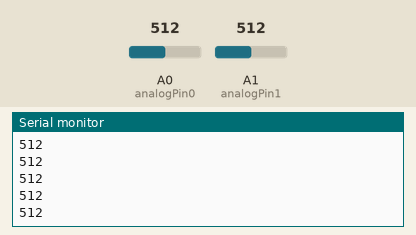
Recording of a sketch running on a simulated Arduino Uno, built with avr-gcc and run on an emulated ATmega328P. On the bench: the last lines printed to the serial monitor. Inputs (shaded band) come from the test bench; at power-on: A0 (analogPin0) = 512, A1 (analogPin1) = 512.

Above: at 1.2 s.
1.3 s: A0 (analogPin0) set to 716
At 1.32 s:
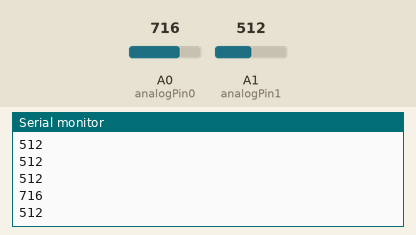
2.8 s: A1 (analogPin1) set to 306
At 2.82 s:
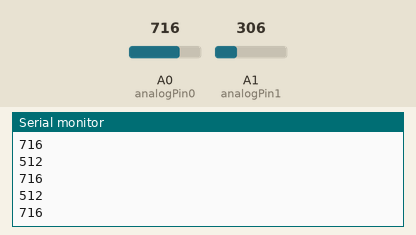
4.3 s: A0 (analogPin0) set to 900
At 4.33 s:
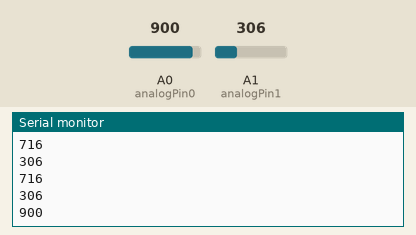
5.8 s: A1 (analogPin1) set to 122
At 5.84 s:
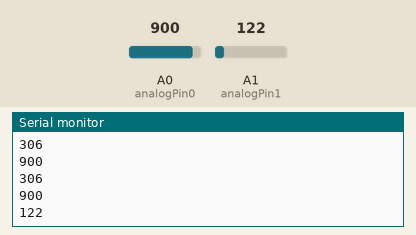
Timing chart, 0 to 8.3 s (numbered marks = the images above; inputs shaded):
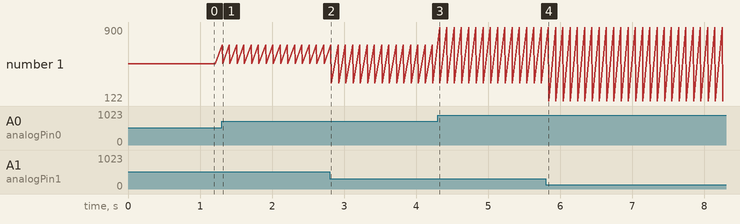

The sketch:

sketch_aug31a.ino
```cpp
int analogPin0 = 0;
int analogPin1 = 1;
int val0 = 0;
int val1 = 0;
char trans[20];

void setup() {
  // put your setup code here, to run once:
  Serial.begin(9800);
}

void loop() {
  // put your main code here, to run repeatedly:
  memset(trans, 0,20);
  char *json = &trans[0];
  val0 = analogRead(analogPin0);
  val1 = analogRead(analogPin1);
  Serial.println(val0);
  Serial.println(val1);
//  sprintf(json, "{\"val0\":%d, \"val1\":%d}", val0, val1);
//  Serial.println(json);
  delay(100);
}
```

Measured:
- after the input at 1.3 s, the serial monitor: prints a new line at once (image 1)
- after the input at 4.3 s, the serial monitor: prints a new line at once (image 3)
- after the input at 5.8 s, the serial monitor: prints a new line at once (image 4)
- plotted number 1: 512 → 306 after the input at 2.8 s, 306 → 122 after the input at 5.8 s
